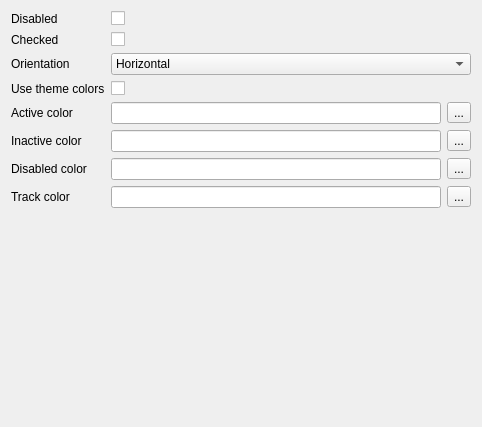
<?xml version="1.0" encoding="UTF-8"?>
<ui version="4.0">
 <class>ToggleSettingsForm</class>
 <widget class="QWidget" name="ToggleSettingsForm">
  <property name="geometry">
   <rect>
    <x>0</x>
    <y>0</y>
    <width>482</width>
    <height>427</height>
   </rect>
  </property>
  <property name="windowTitle">
   <string>Form</string>
  </property>
  <layout class="QGridLayout" name="gridLayout">
   <item row="0" column="0">
    <layout class="QFormLayout" name="formLayout">
     <item row="0" column="0">
      <widget class="QLabel" name="disabledLabel">
       <property name="text">
        <string>Disabled</string>
       </property>
      </widget>
     </item>
     <item row="0" column="1">
      <widget class="QCheckBox" name="disabledCheckBox"/>
     </item>
     <item row="1" column="0">
      <widget class="QLabel" name="checkedLabel">
       <property name="text">
        <string>Checked</string>
       </property>
      </widget>
     </item>
     <item row="1" column="1">
      <widget class="QCheckBox" name="checkedCheckBox"/>
     </item>
     <item row="2" column="0">
      <widget class="QLabel" name="orientationLabel">
       <property name="text">
        <string>Orientation</string>
       </property>
      </widget>
     </item>
     <item row="2" column="1">
      <widget class="QComboBox" name="orientationComboBox">
       <item>
        <property name="text">
         <string>Horizontal</string>
        </property>
       </item>
       <item>
        <property name="text">
         <string>Vertical</string>
        </property>
       </item>
      </widget>
     </item>
     <item row="4" column="0">
      <widget class="QLabel" name="activeColorLabel">
       <property name="text">
        <string>Active color</string>
       </property>
      </widget>
     </item>
     <item row="5" column="0">
      <widget class="QLabel" name="inactiveColorLabel">
       <property name="text">
        <string>Inactive color</string>
       </property>
      </widget>
     </item>
     <item row="6" column="0">
      <widget class="QLabel" name="disabledColorLabel">
       <property name="text">
        <string>Disabled color</string>
       </property>
      </widget>
     </item>
     <item row="7" column="0">
      <widget class="QLabel" name="trackColorLabel">
       <property name="text">
        <string>Track color</string>
       </property>
      </widget>
     </item>
     <item row="4" column="1">
      <layout class="QHBoxLayout" name="horizontalLayout">
       <item>
        <widget class="QLineEdit" name="activeColorLineEdit"/>
       </item>
       <item>
        <widget class="QToolButton" name="activeColorToolButton">
         <property name="text">
          <string>...</string>
         </property>
        </widget>
       </item>
      </layout>
     </item>
     <item row="5" column="1">
      <layout class="QHBoxLayout" name="horizontalLayout_3">
       <item>
        <widget class="QLineEdit" name="inactiveColorLineEdit"/>
       </item>
       <item>
        <widget class="QToolButton" name="inactiveColorToolButton">
         <property name="text">
          <string>...</string>
         </property>
        </widget>
       </item>
      </layout>
     </item>
     <item row="6" column="1">
      <layout class="QHBoxLayout" name="horizontalLayout_4">
       <item>
        <widget class="QLineEdit" name="disabledColorLineEdit"/>
       </item>
       <item>
        <widget class="QToolButton" name="disabledColorToolButton">
         <property name="text">
          <string>...</string>
         </property>
        </widget>
       </item>
      </layout>
     </item>
     <item row="7" column="1">
      <layout class="QHBoxLayout" name="horizontalLayout_5">
       <item>
        <widget class="QLineEdit" name="trackColorLineEdit"/>
       </item>
       <item>
        <widget class="QToolButton" name="trackColorToolButton">
         <property name="text">
          <string>...</string>
         </property>
        </widget>
       </item>
      </layout>
     </item>
     <item row="3" column="0">
      <widget class="QLabel" name="useThemeColorsLabel">
       <property name="text">
        <string>Use theme colors</string>
       </property>
      </widget>
     </item>
     <item row="3" column="1">
      <widget class="QCheckBox" name="useThemeColorsCheckBox"/>
     </item>
    </layout>
   </item>
  </layout>
 </widget>
 <resources/>
 <connections/>
</ui>
